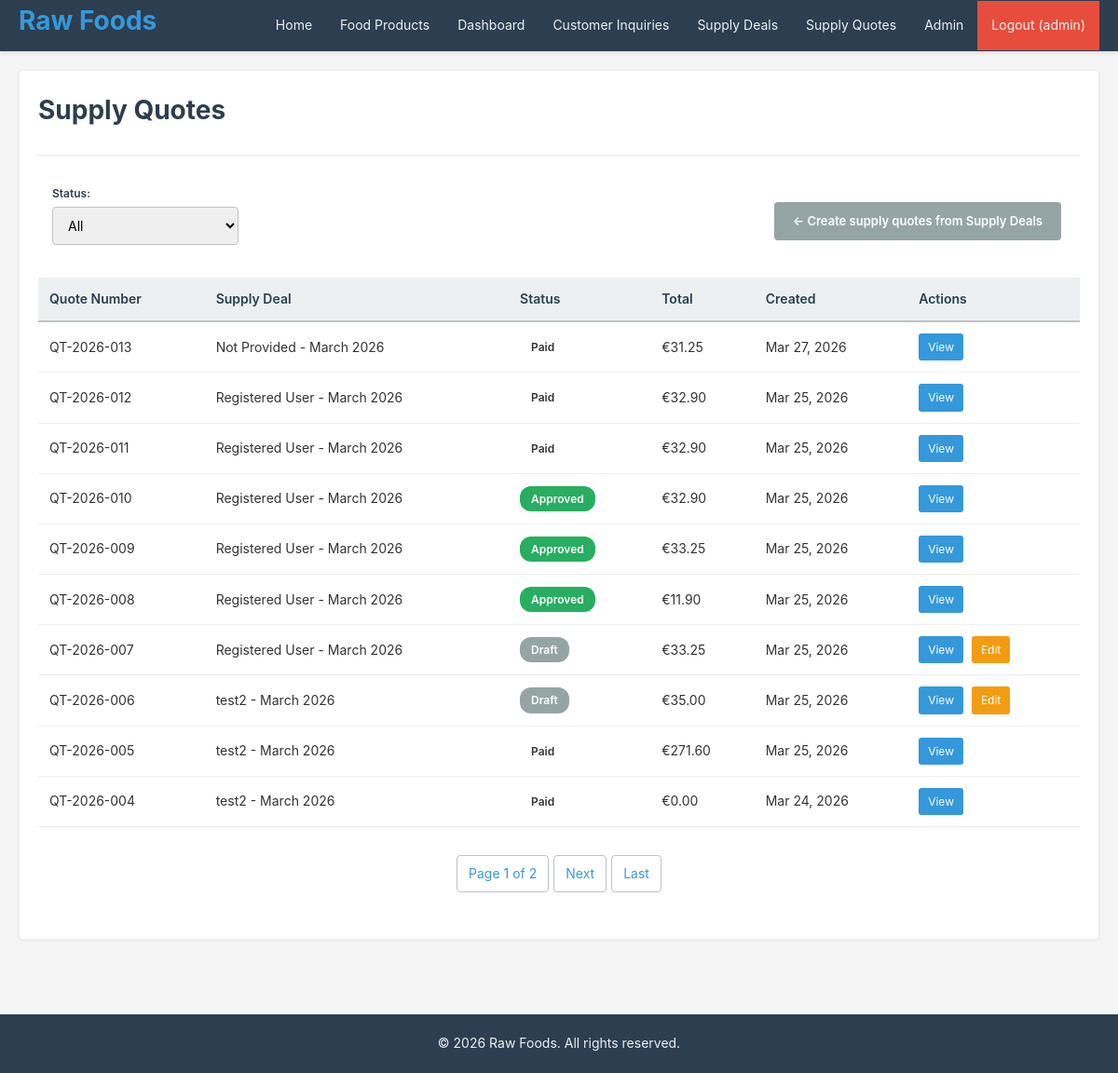
/sales/quotes/ (signed in), run on the app's committed database.
### crm/models.py (models this page shows, shortened)
class Quote(models.Model):
    STATUS_CHOICES = [
        ('Draft', 'Draft'),
        ('Submitted', 'Submitted'),
        ('Approved', 'Approved'),
        ('Rejected', 'Rejected'),
        ('Paid', 'Paid'),
    ]
    number = models.CharField(max_length=20, unique=True, default=generate_quote_number)
    opportunity = models.ForeignKey(Opportunity, on_delete=models.CASCADE, related_name='quotes')
    status = models.CharField(max_length=20, choices=STATUS_CHOICES, default='Draft')
    discount = models.DecimalField(
        max_digits=5, decimal_places=2, default=0,
        validators=[MinValueValidator(0), MaxValueValidator(100)]
    )
    notes = models.TextField(blank=True)
    created_at = models.DateTimeField(auto_now_add=True)
    updated_at = models.DateTimeField(auto_now=True)
    objects = models.Manager()
    class Meta:  # pylint: disable=too-few-public-methods
        ordering = ['-created_at']
    def get_subtotal(self):
        items = self.line_items.all()  # pylint: disable=no-member
        total = sum(item.get_line_total() for item in items)
        return round(total, 2)
    def get_discount_amount(self):
        subtotal = self.get_subtotal()
        discount_amount = subtotal * (self.discount / 100)
        return round(discount_amount, 2)
    def get_total(self):
        subtotal = self.get_subtotal()
        discount_amount = self.get_discount_amount()
        return round(subtotal - discount_amount, 2)
    def can_edit(self):
        return self.status == 'Draft'

class Opportunity(models.Model):
    STATUS_CHOICES = [
        ('Open', 'Open'),
        ('Closed', 'Closed'),
    ]
    STAGE_CHOICES = [
        ('Qualification', 'Qualification'),
        ('Proposal', 'Proposal'),
        ('Negotiation', 'Negotiation'),
        ('Closed Won', 'Closed Won'),
        ('Closed Lost', 'Closed Lost'),
    ]
    account = models.ForeignKey(Account, on_delete=models.CASCADE, related_name='opportunities')
    name = models.CharField(max_length=200)
    description = models.TextField(blank=True)
    status = models.CharField(max_length=20, choices=STATUS_CHOICES, default='Open')
    stage = models.CharField(max_length=20, choices=STAGE_CHOICES, default='Qualification')
    expected_close_date = models.DateField()
    created_at = models.DateTimeField(auto_now_add=True)
    updated_at = models.DateTimeField(auto_now=True)
    objects = models.Manager()
    class Meta:  # pylint: disable=too-few-public-methods
        ordering = ['-created_at']

class QuoteLineItem(models.Model):
    quote = models.ForeignKey(Quote, on_delete=models.CASCADE, related_name='line_items')
    product = models.ForeignKey(Product, on_delete=models.PROTECT, verbose_name='Food Product')
    quantity = models.IntegerField(validators=[MinValueValidator(1)])
    unit_price = models.DecimalField(
        max_digits=10, decimal_places=2, validators=[MinValueValidator(0)]
    )
    discount = models.DecimalField(
        max_digits=5, decimal_places=2, default=0,
        validators=[MinValueValidator(0), MaxValueValidator(100)]
    )
    created_at = models.DateTimeField(auto_now_add=True)
    updated_at = models.DateTimeField(auto_now=True)
    objects = models.Manager()
    class Meta:  # pylint: disable=too-few-public-methods
        ordering = ['created_at']
    def get_line_total(self):
        base_total = self.unit_price * self.quantity
        discount_amount = base_total * (self.discount / 100)
        return round(base_total - discount_amount, 2)

### crm/views.py (the view)
# urls.py: path('sales/quotes/', views.quote_list, name='quote_list'),
@login_required
@staff_required
def quote_list(request):
    status_filter = request.GET.get('status', '')
    quotes = Quote.objects.all()
    if status_filter:
        quotes = quotes.filter(status=status_filter)
    paginator = Paginator(quotes, 10)
    page_num = request.GET.get('page', 1)
    page_obj = paginator.get_page(page_num)
    context = {
        'page_obj': page_obj,
        'quotes': page_obj.object_list,
        'status_filter': status_filter,
        'status_choices': Quote.STATUS_CHOICES,
    }
    return render(request, 'quote_list.html', context)

### crm/views.py (called while the page is built)
def staff_required(view_func):
    @wraps(view_func)
    def wrapper(request, *args, **kwargs):
        if not request.user.is_authenticated or not request.user.is_staff:
            messages.error(
                request, "You don't have permission to access this page.")
            return redirect('login')
        return view_func(request, *args, **kwargs)
    return wrapper

### templates/quote_list.html (shortened to what this page needs)
{% extends "base.html" %}
{% block content %}
<div class="card">
    <div class="card-header">
        <h1>Supply Quotes</h1>
    </div>
    <div class="filter-section">
        <div class="filter-item">
            <label for="status-filter">Status:</label>
            <select id="status-filter" onchange="updateFilters()" class="form-select">
                <option value="">All</option>
            </select>
        </div>
        <a href="{% url 'opportunity_list' %}" class="btn btn-secondary" style="font-size:13px;">
            ← Create supply quotes from Supply Deals
        </a>
    </div>
    <div class="card-body">
        {% if quotes %}
            <table>
                <thead>
                    <tr>
                        <th>Quote Number</th>
                        <th>Supply Deal</th>
                        <th>Status</th>
                        <th>Total</th>
                        <th>Created</th>
                        <th>Actions</th>
                    </tr>
                </thead>
                <tbody>
                    {% for quote in quotes %}
                        <tr>
                            <td>{{ quote.number }}</td>
                            <td>{{ quote.opportunity.name }}</td>
                            <td><span class="badge badge-{{ quote.status|lower }}">{{ quote.status }}</span></td>
                            <td>€{{ quote.get_total|floatformat:2 }}</td>
                            <td>{{ quote.created_at|date:"M d, Y" }}</td>
                            <td class="table-actions">
                                <a href="{% url 'quote_detail' quote.id %}" class="action-view">View</a>
                                {% if quote.can_edit %}
                                    <a href="{% url 'quote_update' quote.id %}" class="action-edit">Edit</a>
                                {% endif %}
                            </td>
                        </tr>
                    {% endfor %}
                </tbody>
            </table>
        {% else %}
            <p>No supply quotes found.</p>
        {% endif %}
        {% if page_obj.has_other_pages %}
            <div class="pagination">
                <span>Page {{ page_obj.number }} of {{ page_obj.paginator.num_pages }}</span>
                {% if page_obj.has_next %}
                    <a href="?page={{ page_obj.next_page_number }}">Next</a>
                    <a href="?page={{ page_obj.paginator.num_pages }}">Last</a>
                {% endif %}
            </div>
        {% endif %}
    </div>
</div>
{% endblock %}

### templates/base.html (shortened to what this page needs)
<!DOCTYPE html>
<html lang="en">
<head>
    {% load static %}
    <link rel="stylesheet" href="{% static 'css/style.css' %}">
</head>
<body>
    <nav class="navbar">
        <div class="nav-container">
            <h1 class="nav-logo">
                <a href="{% url 'home' %}">Raw Foods</a>
            </h1>
            <ul class="nav-menu">
                <li><a href="{% url 'home' %}">Home</a></li>
                <li><a href="{% url 'product_list' %}">Food Products</a></li>
                {% if user.is_authenticated %}
                {% if user.is_staff %}
                <li><a href="{% url 'sales_dashboard' %}">Dashboard</a></li>
                <li><a href="{% url 'lead_list' %}">Customer Inquiries</a></li>
                <li><a href="{% url 'opportunity_list' %}">Supply Deals</a></li>
                <li><a href="{% url 'quote_list' %}">Supply Quotes</a></li>
                {% if user.is_superuser %}
                <li><a href="/admin/">Admin</a></li>
                {% endif %}
                {% else %}
                <li><a href="{% url 'my_orders' %}">My Orders</a></li>
                {% endif %}
                <li><a href="{% url 'logout' %}" class="btn-logout">Logout ({{ user.username }})</a></li>
                {% else %}
                <li><a href="{% url 'request_quote' %}">Request Quote</a></li>
                <li><a href="{% url 'login' %}" class="btn-login">Login</a></li>
                {% endif %}
            </ul>
        </div>
    </nav>
    <div class="container">
        {% block content %}{% endblock %}
    </div>
    <footer class="footer">
        <p>&copy; 2026 Raw Foods. All rights reserved.</p>
    </footer>
</body>
</html>

### static/css/style.css (style rules this page uses)
* { margin: 0; padding: 0; box-sizing: border-box; }
html, body { height: 100%; }
body { font-family: -apple-system, BlinkMacSystemFont, "Segoe UI", Roboto, "Helvetica Neue", Arial, sans-serif; font-size: 14px; line-height: 1.6; color: #333; background-color: #f5f5f5; }
.container { max-width: 1200px; margin: 0 auto; padding: 20px; min-height: calc(100vh - 200px); }
.navbar { background-color: #2c3e50; padding: 0; box-shadow: 0 2px 4px rgba(0, 0, 0, 0.1); position: sticky; top: 0; z-index: 100; }
.nav-container { max-width: 1200px; margin: 0 auto; display: flex; justify-content: space-between; align-items: center; padding: 0 20px; }
.nav-menu { list-style: none; display: flex; gap: 0; align-items: center; flex-wrap: wrap; }
.nav-menu li { margin: 0; }
.nav-menu a { display: block; color: #ecf0f1; padding: 15px 15px; text-decoration: none; transition: background-color 0.3s; }
.btn-logout { background-color: #e74c3c; }
.footer { background-color: #2c3e50; color: #ecf0f1; text-align: center; padding: 20px; margin-top: 40px; }
label { display: block; margin-bottom: 5px; font-weight: 600; color: #2c3e50; }
.form-input, .form-select, .form-textarea { width: 100%; padding: 10px 12px; border: 1px solid #bdc3c7; border-radius: 4px; font-family: inherit; font-size: 14px; transition: border-color 0.3s, box-shadow 0.3s; }
.btn { display: inline-block; padding: 10px 20px; margin-right: 5px; margin-bottom: 5px; border: none; border-radius: 4px; cursor: pointer; font-size: 14px; font-weight: 600; text-decoration: none; transition: background-color 0.3s, color 0.3s; text-align: center; }
.btn-secondary { background-color: #95a5a6; color: white; }
table { width: 100%; border-collapse: collapse; background-color: white; margin: 20px 0; }
thead { background-color: #ecf0f1; border-bottom: 2px solid #bdc3c7; }
th { padding: 12px; text-align: left; font-weight: 600; color: #2c3e50; }
td { padding: 12px; border-bottom: 1px solid #ecf0f1; }
.table-actions { white-space: nowrap; }
.table-actions a { display: inline-block; padding: 5px 10px; margin-right: 5px; font-size: 12px; text-decoration: none; border-radius: 3px; }
.action-view { background-color: #3498db; color: white; }
.action-edit { background-color: #f39c12; color: white; }
.card { background-color: white; border: 1px solid #ecf0f1; border-radius: 4px; padding: 20px; margin-bottom: 20px; box-shadow: 0 1px 3px rgba(0, 0, 0, 0.05); }
.card-header { border-bottom: 2px solid #ecf0f1; padding: 0 0 15px 0; margin-bottom: 15px; }
.card-body { min-height: 100px; }
h1 { font-size: 28px; color: #2c3e50; margin-bottom: 10px; }
a { color: #3498db; text-decoration: none; }
.pagination { display: flex; justify-content: center; gap: 5px; margin: 30px 0; flex-wrap: wrap; }
.pagination a, .pagination span { padding: 8px 12px; border: 1px solid #bdc3c7; border-radius: 4px; background-color: white; text-decoration: none; color: #3498db; }
.filter-section { background-color: white; padding: 15px; border-radius: 4px; margin-bottom: 20px; display: flex; gap: 15px; flex-wrap: wrap; align-items: flex-end; }
.filter-item { flex: 0 0 auto; }
.filter-item label { margin-bottom: 5px; font-size: 12px; }
.filter-item select { min-width: 200px; }
.badge { display: inline-block; padding: 4px 12px; border-radius: 12px; font-size: 12px; font-weight: 600; }
.badge-draft { background-color: #95a5a6; color: white; }
.badge-approved { background-color: #27ae60; color: white; }

### data on the page
Quote: number "QT-2026-013", opportunity.name "Not Provided - March 2026", status "Paid", get_total "31.25", created_at "Mar 27, 2026"
Quote: number "QT-2026-012", opportunity.name "Registered User - March 2026", status "Paid", get_total "32.90", created_at "Mar 25, 2026"
Quote: number "QT-2026-011", opportunity.name "Registered User - March 2026", status "Paid", get_total "32.90", created_at "Mar 25, 2026"
Quote: number "QT-2026-010", opportunity.name "Registered User - March 2026", status "Approved", get_total "32.90", created_at "Mar 25, 2026"
Quote: number "QT-2026-009", opportunity.name "Registered User - March 2026", status "Approved", get_total "33.25", created_at "Mar 25, 2026"
Quote: number "QT-2026-008", opportunity.name "Registered User - March 2026", status "Approved", get_total "11.90", created_at "Mar 25, 2026"
Quote: number "QT-2026-007", opportunity.name "Registered User - March 2026", status "Draft", get_total "33.25", created_at "Mar 25, 2026", shows "Edit"
Quote: number "QT-2026-006", opportunity.name "test2 - March 2026", status "Draft", get_total "35.00", created_at "Mar 25, 2026", shows "Edit"
Quote: number "QT-2026-005", opportunity.name "test2 - March 2026", status "Paid", get_total "271.60", created_at "Mar 25, 2026"
Quote: number "QT-2026-004", opportunity.name "test2 - March 2026", status "Paid", get_total "0.00", created_at "Mar 24, 2026"

### other printed values
{{ user.username }} "admin"
{{ page_obj.number }} "1"
{{ page_obj.paginator.num_pages }} "2"
